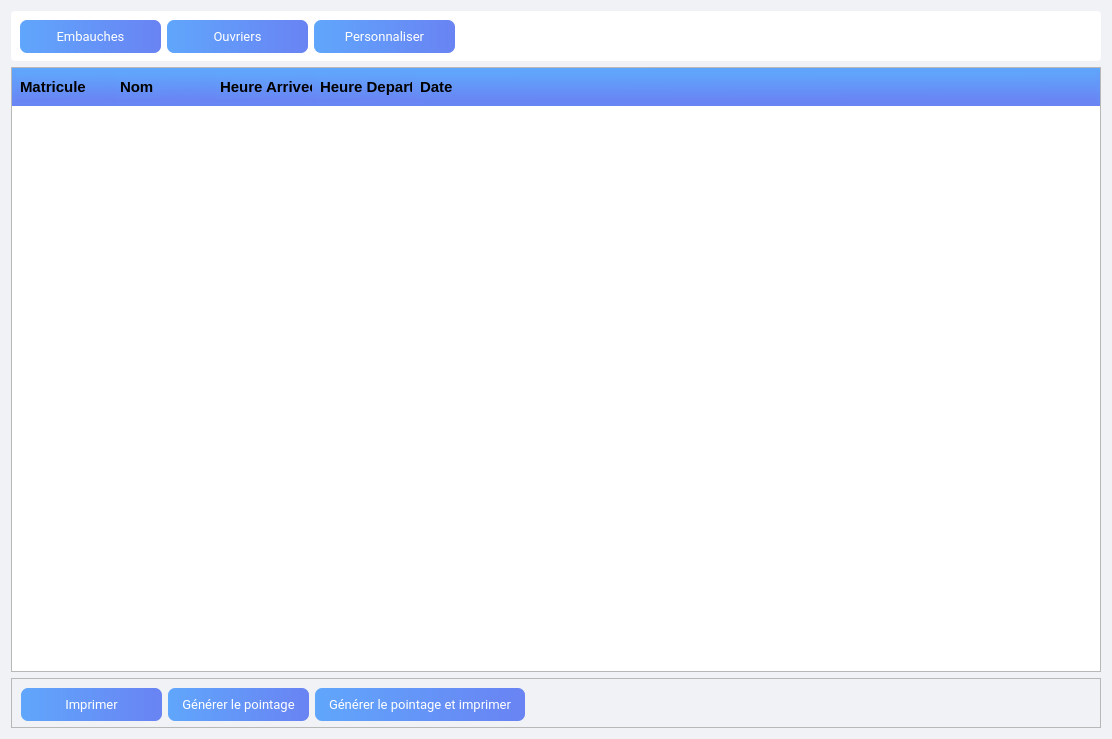
<?xml version="1.0" encoding="UTF-8"?>
<ui version="4.0">
 <class>Form</class>
 <widget class="QWidget" name="Form">
  <property name="geometry">
   <rect>
    <x>0</x>
    <y>0</y>
    <width>1112</width>
    <height>739</height>
   </rect>
  </property>
  <property name="windowTitle">
   <string>Historique pointage</string>
  </property>
  <property name="windowIcon">
   <iconset resource="img.qrc">
    <normaloff>:/Ressource/Images/ASRH_logo.png</normaloff>:/Ressource/Images/ASRH_logo.png</iconset>
  </property>
  <property name="styleSheet">
   <string notr="true">QWidget#Form{
	background-color: rgb(240, 242, 245);
}</string>
  </property>
  <layout class="QVBoxLayout" name="verticalLayout">
   <item>
    <widget class="QFrame" name="Entete">
     <property name="minimumSize">
      <size>
       <width>0</width>
       <height>50</height>
      </size>
     </property>
     <property name="maximumSize">
      <size>
       <width>16777215</width>
       <height>50</height>
      </size>
     </property>
     <property name="styleSheet">
      <string notr="true">QFrame#Entete{
	border-radius:4px;
	background-color: rgb(255, 255, 255);
}

QPushButton{
	color:#fff;
	border-radius:7px;
	background-color: qlineargradient(spread:pad, x1:0, y1:0, x2:1, y2:0, stop:0 rgba(96, 166, 252, 255), stop:1 rgba(105, 131, 243, 255));

}
QPushButton:pressed{
background-color: qlineargradient(spread:pad, x1:0, y1:0, x2:1, y2:0, stop:0 rgba(104, 176, 255, 255), stop:1 rgba(115, 141, 253, 255));
}</string>
     </property>
     <property name="frameShape">
      <enum>QFrame::StyledPanel</enum>
     </property>
     <property name="frameShadow">
      <enum>QFrame::Raised</enum>
     </property>
     <layout class="QHBoxLayout" name="horizontalLayout">
      <item>
       <widget class="QPushButton" name="HistoriqueEmbaucheBtn">
        <property name="minimumSize">
         <size>
          <width>141</width>
          <height>33</height>
         </size>
        </property>
        <property name="font">
         <font>
          <family>Roboto</family>
          <pointsize>10</pointsize>
         </font>
        </property>
        <property name="text">
         <string>Embauches</string>
        </property>
        <property name="icon">
         <iconset resource="img.qrc">
          <normaloff>:/BlancIcone/Images/BlancIcon/check-circle.svg</normaloff>:/BlancIcone/Images/BlancIcon/check-circle.svg</iconset>
        </property>
       </widget>
      </item>
      <item>
       <widget class="QPushButton" name="HistoriqueOuvriersBtn">
        <property name="minimumSize">
         <size>
          <width>141</width>
          <height>33</height>
         </size>
        </property>
        <property name="font">
         <font>
          <family>Roboto</family>
          <pointsize>10</pointsize>
         </font>
        </property>
        <property name="text">
         <string>Ouvriers</string>
        </property>
        <property name="icon">
         <iconset resource="img.qrc">
          <normaloff>:/BlancIcone/Images/BlancIcon/circle.svg</normaloff>:/BlancIcone/Images/BlancIcon/circle.svg</iconset>
        </property>
       </widget>
      </item>
      <item>
       <widget class="QPushButton" name="PersonnaliseBtn">
        <property name="minimumSize">
         <size>
          <width>141</width>
          <height>33</height>
         </size>
        </property>
        <property name="font">
         <font>
          <family>Roboto</family>
          <pointsize>10</pointsize>
         </font>
        </property>
        <property name="text">
         <string>Personnaliser</string>
        </property>
        <property name="icon">
         <iconset resource="img.qrc">
          <normaloff>:/BlancIcone/Images/BlancIcon/tool.svg</normaloff>:/BlancIcone/Images/BlancIcon/tool.svg</iconset>
        </property>
       </widget>
      </item>
      <item>
       <spacer name="horizontalSpacer">
        <property name="orientation">
         <enum>Qt::Horizontal</enum>
        </property>
        <property name="sizeHint" stdset="0">
         <size>
          <width>40</width>
          <height>20</height>
         </size>
        </property>
       </spacer>
      </item>
     </layout>
    </widget>
   </item>
   <item>
    <widget class="QFrame" name="FrameHistorique">
     <property name="styleSheet">
      <string notr="true">QWidget#PaginationPage1{
border-radius:4px;
background-color: rgb(255, 255, 255);
}
QHeaderView,QHeaderView::section {
	background-color: qlineargradient(spread:pad, x1:0.489, y1:0, x2:0.522, y2:1, stop:0 rgba(96, 166, 252, 255), stop:1 rgba(105, 131, 243, 255));
	height:30px;
    color: &quot;#eee&quot;;
	font-weight:bold;
    font-size: 15px;
    padding: 4px;
	border:none;
}

QTreeWidget#TableauHistorique{
border:none;
}


QTreeWidget#TableauHistorique:item{
	background-color: qlineargradient(spread:pad, x1:0.489, y1:0, x2:0.522, y2:1, stop:0 rgba(96, 166, 252, 0.2), stop:1 rgba(105, 131, 243, 0.2));
}
QTreeWidget#TableauHistorique:item:hover{
	background-color: qlineargradient(spread:pad, x1:0.489, y1:0, x2:0.522, y2:1, stop:0 rgba(96, 166, 252, 0.3), stop:1 rgba(105, 131, 243, 0.3));
}
QTreeWidget#TableauHistorique:item:selected{
	background-color: qlineargradient(spread:pad, x1:0.489, y1:0, x2:0.522, y2:1, stop:0 rgba(96, 166, 252, 0.6), stop:1 rgba(105, 131, 243, 0.6));
}
</string>
     </property>
     <property name="frameShape">
      <enum>QFrame::StyledPanel</enum>
     </property>
     <property name="frameShadow">
      <enum>QFrame::Raised</enum>
     </property>
     <layout class="QVBoxLayout" name="verticalLayout_2">
      <property name="spacing">
       <number>0</number>
      </property>
      <property name="leftMargin">
       <number>0</number>
      </property>
      <property name="topMargin">
       <number>0</number>
      </property>
      <property name="rightMargin">
       <number>0</number>
      </property>
      <property name="bottomMargin">
       <number>0</number>
      </property>
      <item>
       <widget class="QTreeWidget" name="TableauHistorique">
        <property name="font">
         <font>
          <pointsize>11</pointsize>
         </font>
        </property>
        <column>
         <property name="text">
          <string>Matricule</string>
         </property>
        </column>
        <column>
         <property name="text">
          <string>Nom</string>
         </property>
        </column>
        <column>
         <property name="text">
          <string>Heure Arrivee</string>
         </property>
        </column>
        <column>
         <property name="text">
          <string>Heure Depart</string>
         </property>
        </column>
        <column>
         <property name="text">
          <string>Date</string>
         </property>
        </column>
       </widget>
      </item>
     </layout>
    </widget>
   </item>
   <item>
    <widget class="QFrame" name="Footer">
     <property name="minimumSize">
      <size>
       <width>0</width>
       <height>50</height>
      </size>
     </property>
     <property name="maximumSize">
      <size>
       <width>16777215</width>
       <height>50</height>
      </size>
     </property>
     <property name="styleSheet">
      <string notr="true">

QPushButton{
	color:#fff;
	border-radius:7px;
	background-color: qlineargradient(spread:pad, x1:0, y1:0, x2:1, y2:0, stop:0 rgba(96, 166, 252, 255), stop:1 rgba(105, 131, 243, 255));

}
QPushButton:pressed{
background-color: qlineargradient(spread:pad, x1:0, y1:0, x2:1, y2:0, stop:0 rgba(104, 176, 255, 255), stop:1 rgba(115, 141, 253, 255));
}</string>
     </property>
     <property name="frameShape">
      <enum>QFrame::StyledPanel</enum>
     </property>
     <property name="frameShadow">
      <enum>QFrame::Raised</enum>
     </property>
     <layout class="QHBoxLayout" name="horizontalLayout_2">
      <item>
       <widget class="QPushButton" name="ImprimerBtn">
        <property name="minimumSize">
         <size>
          <width>141</width>
          <height>33</height>
         </size>
        </property>
        <property name="font">
         <font>
          <family>Roboto</family>
          <pointsize>10</pointsize>
         </font>
        </property>
        <property name="text">
         <string>Imprimer</string>
        </property>
        <property name="icon">
         <iconset resource="img.qrc">
          <normaloff>:/BlancIcone/Images/BlancIcon/printer.svg</normaloff>:/BlancIcone/Images/BlancIcon/printer.svg</iconset>
        </property>
       </widget>
      </item>
      <item>
       <widget class="QPushButton" name="GenererPointageBtn">
        <property name="minimumSize">
         <size>
          <width>141</width>
          <height>33</height>
         </size>
        </property>
        <property name="font">
         <font>
          <family>Roboto</family>
          <pointsize>10</pointsize>
         </font>
        </property>
        <property name="text">
         <string>Générer le pointage</string>
        </property>
        <property name="icon">
         <iconset resource="img.qrc">
          <normaloff>:/BlancIcone/Images/BlancIcon/trending-up.svg</normaloff>:/BlancIcone/Images/BlancIcon/trending-up.svg</iconset>
        </property>
       </widget>
      </item>
      <item>
       <widget class="QPushButton" name="GenererPointageEtImprimerBtn">
        <property name="minimumSize">
         <size>
          <width>210</width>
          <height>33</height>
         </size>
        </property>
        <property name="font">
         <font>
          <family>Roboto</family>
          <pointsize>10</pointsize>
         </font>
        </property>
        <property name="text">
         <string>Générer le pointage et imprimer</string>
        </property>
        <property name="icon">
         <iconset resource="img.qrc">
          <normaloff>:/BlancIcone/Images/BlancIcon/layers.svg</normaloff>:/BlancIcone/Images/BlancIcon/layers.svg</iconset>
        </property>
       </widget>
      </item>
      <item>
       <spacer name="horizontalSpacer_2">
        <property name="orientation">
         <enum>Qt::Horizontal</enum>
        </property>
        <property name="sizeHint" stdset="0">
         <size>
          <width>40</width>
          <height>20</height>
         </size>
        </property>
       </spacer>
      </item>
     </layout>
    </widget>
   </item>
  </layout>
 </widget>
 <resources>
  <include location="img.qrc"/>
 </resources>
 <connections/>
</ui>
